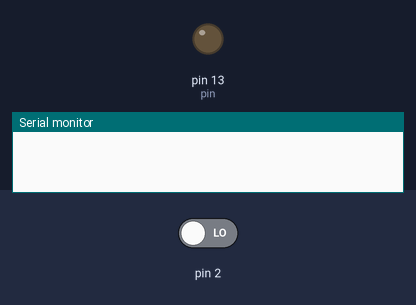
Simulated run of this sketch. Board: Arduino Uno, built with avr-gcc and run on an emulated ATmega328P. On the bench: output pins drawn as LEDs (lit = HIGH), the last lines printed to the serial monitor. The inputs (shaded band) are chosen by the test bench; at power-on: pin 2 LOW.

Above: at 1.2 s.
1.3 s: pin 2 driven HIGH
At 1.6 s:
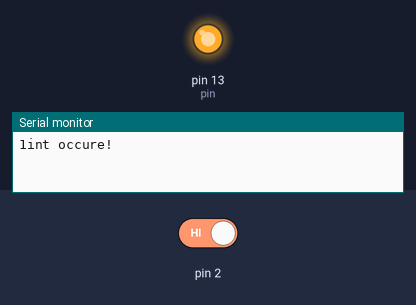
2.8 s: pin 2 driven LOW
At 3.9 s:
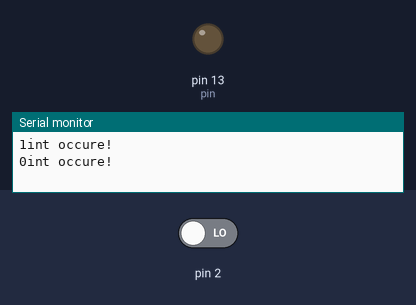
Timing chart, 0 to 5.8 s (numbered marks = the images above; inputs shaded):
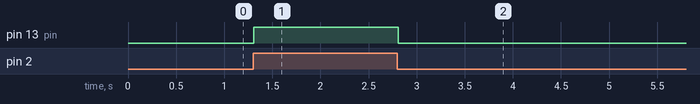

The sketch:

interrupt.ino
```cpp
int pInt = 0; //uno_digital pin 2; leonardo_digital pin 3
int pin = 13;
int ledOut = A0;
volatile int state = LOW;

void setup()
{
  Serial.begin(9600);
  pinMode(pin, OUTPUT);
  attachInterrupt(pInt, blink, CHANGE );
}

void loop()
{

}

void blink()
{
  delayMicroseconds(500000);  //delay function that could using in interrupt
  state = !state;
  Serial.print(state);
  Serial.println("int occure!");
  digitalWrite(pin, state);
  digitalWrite(ledOut, state);
}
```

Measured:
- after the input at 1.3 s, pin 13 (pin): LOW → HIGH at once
- after the input at 2.8 s, pin 13 (pin): HIGH → LOW at once
